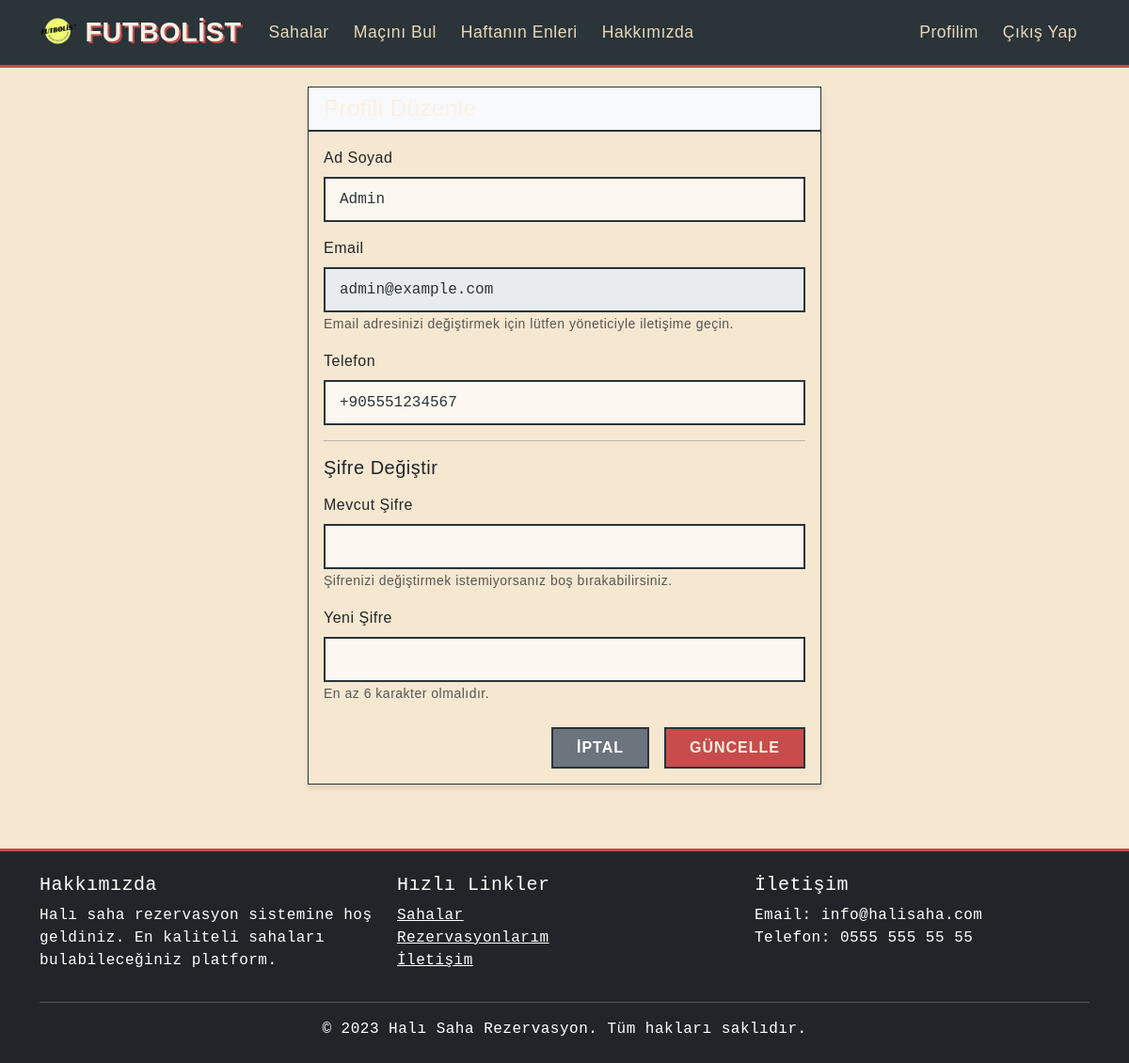
/halisaha-rezervasyon/profil-duzenle.php (signed in), run on the app's committed database.
### tables this page shows
CREATE TABLE IF NOT EXISTS `kullanicilar` (
  `id` int NOT NULL AUTO_INCREMENT,
  `ad_soyad` varchar(100) NOT NULL,
  `email` varchar(100) NOT NULL,
  `telefon` varchar(20) DEFAULT NULL,
  `sifre` varchar(255) NOT NULL,
  `rol` enum('admin','kullanici') DEFAULT 'kullanici',
  `kayit_tarihi` datetime DEFAULT CURRENT_TIMESTAMP,
  PRIMARY KEY (`id`),
  UNIQUE KEY `email` (`email`)
);

### halisaha-rezervasyon/profil-duzenle.php (the view, shortened to what this page needs)
<?php
require_once 'config.php';
$kullanici_id = $_SESSION['kullanici']['id'];
try {
    $stmt = $db->prepare("SELECT * FROM kullanicilar WHERE id = ?");
    $stmt->execute([$kullanici_id]);
    $kullanici = $stmt->fetch(PDO::FETCH_ASSOC);
} catch (Exception $e) {
    $_SESSION['hata'] = $e->getMessage();
    header('Location: profil.php');
    exit;
}
?>
<!DOCTYPE html>
<html lang="tr">
<head>
    <link href="https://cdn.jsdelivr.net/npm/bootstrap@5.3.0/dist/css/bootstrap.min.css" rel="stylesheet">
    <link rel="stylesheet" href="https://cdn.jsdelivr.net/npm/bootstrap-icons@1.10.0/font/bootstrap-icons.css">
    <link rel="stylesheet" href="assets/css/styles.css">
</head>
<body>
    <?php include 'includes/navbar.php'; ?>
    <div class="container">
        <div class="row justify-content-center">
            <div class="col-md-8 col-lg-6">
                <div class="card">
                    <div class="card-header">
                        <h4 class="mb-0">Profili Düzenle</h4>
                    </div>
                    <div class="card-body">
                        <form method="POST">
                            <div class="mb-3">
                                <label for="ad_soyad" class="form-label">Ad Soyad</label>
                                <input type="text" class="form-control" id="ad_soyad" name="ad_soyad"
                                       value="<?= htmlspecialchars($kullanici['ad_soyad']) ?>" required>
                            </div>
                            <div class="mb-3">
                                <label for="email" class="form-label">Email</label>
                                <input type="email" class="form-control" id="email"
                                       value="<?= htmlspecialchars($kullanici['email']) ?>" disabled>
                                <small class="text-muted">Email adresinizi değiştirmek için lütfen yöneticiyle iletişime geçin.</small>
                            </div>
                            <div class="mb-3">
                                <label for="telefon" class="form-label">Telefon</label>
                                <input type="tel" class="form-control" id="telefon" name="telefon"
                                       value="<?= htmlspecialchars($kullanici['telefon']) ?>" required>
                            </div>
                            <hr>
                            <h5 class="mb-3">Şifre Değiştir</h5>
                            <div class="mb-3">
                                <label for="mevcut_sifre" class="form-label">Mevcut Şifre</label>
                                <input type="password" class="form-control" id="mevcut_sifre" name="mevcut_sifre">
                                <small class="text-muted">Şifrenizi değiştirmek istemiyorsanız boş bırakabilirsiniz.</small>
                            </div>
                            <div class="mb-3">
                                <label for="yeni_sifre" class="form-label">Yeni Şifre</label>
                                <input type="password" class="form-control" id="yeni_sifre" name="yeni_sifre">
                                <small class="text-muted">En az 6 karakter olmalıdır.</small>
                            </div>
                            <div class="d-grid gap-2 d-md-flex justify-content-md-end mt-4">
                                <a href="profil.php" class="btn btn-secondary me-md-2">İptal</a>
                                <button type="submit" name="guncelle" class="btn btn-primary">Güncelle</button>
                            </div>
                        </form>
                    </div>
                </div>
            </div>
        </div>
    </div>
    <?php include 'includes/footer.php'; ?>
</body>
</html>

### halisaha-rezervasyon/assets/css/styles.css (style rules this page uses)
:root { --grass: #5a7247; --line: #f8f1e5; --vintage-dark: #2a3439; --vintage-light: #e8d8b8; --vintage-red: #c84c4c; --vintage-blue: #4a6b8a; --old-paper: #f5e7d0; }
body { font-family: 'Bebas Neue', 'Arial Narrow', sans-serif; background-color: var(--old-paper); background-image: url('https://example.com/vintage-paper-texture.jpg'); background-attachment: fixed; color: var(--vintage-dark); min-height: 100vh; margin: 0; padding: 0; letter-spacing: 0.5px; }
.card { border: none; border-radius: 0; overflow: hidden; box-shadow: 5px 5px 15px rgba(0,0,0,0.3); transition: transform 0.3s; background: var(--old-paper); border: 1px solid var(--vintage-dark); margin-bottom: 20px; }
.card-header { background-color: var(--vintage-red); color: var(--line); font-weight: bold; border-bottom: 2px solid var(--vintage-dark); }
.btn { border-radius: 0; padding: 8px 25px; font-weight: 600; letter-spacing: 1px; transition: all 0.3s; border: 2px solid var(--vintage-dark); text-transform: uppercase; }
.btn-primary { background: var(--vintage-red); color: var(--line); }
.form-control, .form-select { background: rgba(255, 255, 255, 0.7); border: 2px solid var(--vintage-dark); color: var(--vintage-dark); border-radius: 0; padding: 10px 15px; font-family: 'Courier New', monospace; }

### halisaha-rezervasyon/profil-duzenle.php (style rules this page uses)
.card { margin-top: 20px; box-shadow: 0 4px 6px rgba(0, 0, 0, 0.1); }
.card-header { background-color: #f8f9fa; font-weight: 600; }
.form-label { font-weight: 500; }

### data on the page
kullanicilar: ad_soyad "Admin", email "admin@example.com", telefon "+905551234567"
